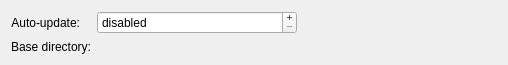
<?xml version="1.0" encoding="UTF-8"?>
<ui version="4.0">
 <class>SqlPodcastProviderSettingsWidget</class>
 <widget class="QWidget" name="SqlPodcastProviderSettingsWidget">
  <property name="geometry">
   <rect>
    <x>0</x>
    <y>0</y>
    <width>508</width>
    <height>65</height>
   </rect>
  </property>
  <property name="sizePolicy">
   <sizepolicy hsizetype="Minimum" vsizetype="Minimum">
    <horstretch>0</horstretch>
    <verstretch>0</verstretch>
   </sizepolicy>
  </property>
  <property name="minimumSize">
   <size>
    <width>330</width>
    <height>65</height>
   </size>
  </property>
  <layout class="QFormLayout" name="formLayout">
   <property name="fieldGrowthPolicy">
    <enum>QFormLayout::ExpandingFieldsGrow</enum>
   </property>
   <item row="0" column="0">
    <widget class="QLabel" name="m_intervalLabel">
     <property name="text">
      <string>Auto-update:</string>
     </property>
     <property name="alignment">
      <set>Qt::AlignRight|Qt::AlignTrailing|Qt::AlignVCenter</set>
     </property>
    </widget>
   </item>
   <item row="0" column="1">
    <widget class="KIntSpinBox" name="m_autoUpdateInterval">
     <property name="sizePolicy">
      <sizepolicy hsizetype="Preferred" vsizetype="Fixed">
       <horstretch>0</horstretch>
       <verstretch>0</verstretch>
      </sizepolicy>
     </property>
     <property name="minimumSize">
      <size>
       <width>200</width>
       <height>0</height>
      </size>
     </property>
     <property name="buttonSymbols">
      <enum>QAbstractSpinBox::PlusMinus</enum>
     </property>
     <property name="specialValueText">
      <string extracomment="automatic updates turned off">disabled</string>
     </property>
     <property name="prefix">
      <string extracomment="prefix to update interval in minutes">every </string>
     </property>
     <property name="minimum">
      <number>0</number>
     </property>
     <property name="maximum">
      <number>300</number>
     </property>
     <property name="singleStep">
      <number>30</number>
     </property>
    </widget>
   </item>
   <item row="1" column="0">
    <widget class="QLabel" name="m_baseDirLabel">
     <property name="toolTip">
      <string/>
     </property>
     <property name="text">
      <string>Base directory:</string>
     </property>
     <property name="alignment">
      <set>Qt::AlignRight|Qt::AlignTrailing|Qt::AlignVCenter</set>
     </property>
    </widget>
   </item>
   <item row="1" column="1">
    <widget class="KUrlRequester" name="m_baseDirUrl">
     <property name="sizePolicy">
      <sizepolicy hsizetype="Preferred" vsizetype="Preferred">
       <horstretch>0</horstretch>
       <verstretch>0</verstretch>
      </sizepolicy>
     </property>
     <property name="minimumSize">
      <size>
       <width>230</width>
       <height>0</height>
      </size>
     </property>
     <property name="toolTip">
      <string>&lt;!DOCTYPE HTML PUBLIC &quot;-//W3C//DTD HTML 4.0//EN&quot; &quot;http://www.w3.org/TR/REC-html40/strict.dtd&quot;&gt;
&lt;html&gt;&lt;head&gt;&lt;meta name=&quot;qrichtext&quot; content=&quot;1&quot; /&gt;&lt;style type=&quot;text/css&quot;&gt;
p, li { white-space: pre-wrap; }
&lt;/style&gt;&lt;/head&gt;&lt;body style=&quot; font-family:'DejaVu Sans'; font-size:8pt; font-weight:400; font-style:normal;&quot;&gt;
&lt;p style=&quot; margin-top:0px; margin-bottom:0px; margin-left:0px; margin-right:0px; -qt-block-indent:0; text-indent:0px;&quot;&gt;Base directory for all new podcast channels.&lt;/p&gt;
&lt;p style=&quot; margin-top:0px; margin-bottom:0px; margin-left:0px; margin-right:0px; -qt-block-indent:0; text-indent:0px;&quot;&gt;When a podcast channel is added &lt;span style=&quot; font-style:italic;&quot;&gt;&amp;lt;base directory&amp;gt;&lt;/span&gt;/&lt;span style=&quot; font-style:italic;&quot;&gt;&amp;lt;channel name&amp;gt;&lt;/span&gt; is used as the download directory.&lt;/p&gt;
&lt;p style=&quot; margin-top:0px; margin-bottom:0px; margin-left:0px; margin-right:0px; -qt-block-indent:0; text-indent:0px;&quot;&gt;This can be changed for each channel individually.&lt;/p&gt;&lt;/body&gt;&lt;/html&gt;</string>
     </property>
     <property name="whatsThis">
      <string>Base directory for all new podcast channels.
When a podcast channel is added &lt;base directory&gt;/&lt;channel name&gt; is used as the download directory.
This can be changed for each channel individually.</string>
     </property>
    </widget>
   </item>
  </layout>
 </widget>
 <customwidgets>
  <customwidget>
   <class>KIntSpinBox</class>
   <extends>QSpinBox</extends>
   <header>knuminput.h</header>
   <container>1</container>
  </customwidget>
  <customwidget>
   <class>KUrlRequester</class>
   <extends>QFrame</extends>
   <header>kurlrequester.h</header>
   <container>1</container>
  </customwidget>
 </customwidgets>
 <resources/>
 <connections/>
</ui>
